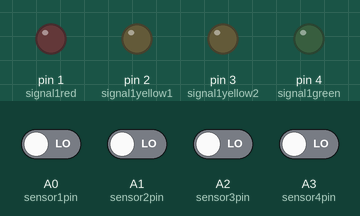
A sketch run on a simulated Arduino Uno, built with avr-gcc and run on an emulated ATmega328P. On the bench: output pins drawn as LEDs (lit = HIGH). The test bench sets the inputs (shaded band); at power-on: A0 (sensor1pin), A1 (sensor2pin), A2 (sensor3pin), A3 (sensor4pin) LOW.

Above: at 1.2 s.
1.3 s: A0 (sensor1pin) driven HIGH
At 1.7 s:
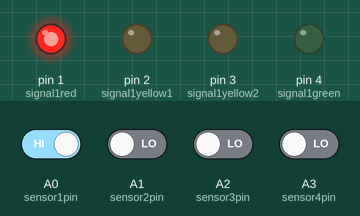
2.8 s: A1 (sensor2pin) driven HIGH
At 3.1 s:
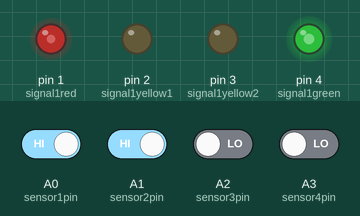
4.3 s: A2 (sensor3pin) driven HIGH
At 5.0 s:
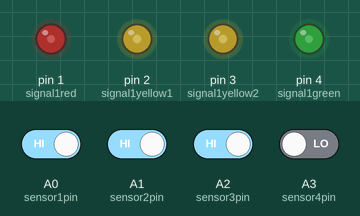
5.8 s: A3 (sensor4pin) driven HIGH
At 6.6 s:
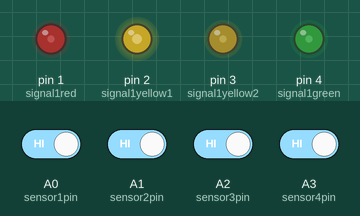
7.3 s: A0 (sensor1pin) driven LOW
At 8.5 s:
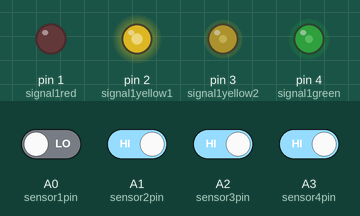
8.8 s: A1 (sensor2pin) driven LOW
At 10.1 s:
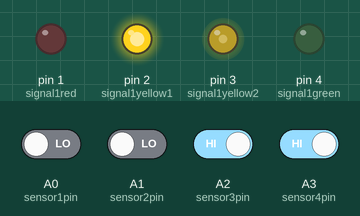
Timing chart, 0 to 11.3 s (numbered marks = the images above; inputs shaded):
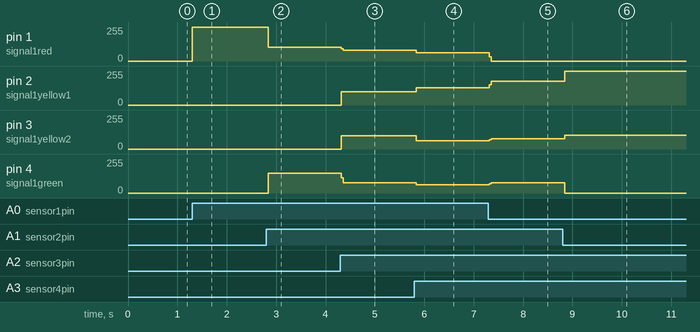

The sketch:

modelrailroad.ino
```cpp
const int sensor1pin = A0;
const int sensor2pin = A1;
const int sensor3pin = A2;
const int sensor4pin = A3;

const int signal1red = 1;
const int signal1yellow1 = 2;
const int signal1yellow2 = 3;
const int signal1green = 4;

//same for signal 2 to signal 4

void setup() {
  // put your setup code here, to run once:
  pinMode(sensor1pin, INPUT);
  pinMode(sensor2pin, INPUT);
  pinMode(sensor3pin, INPUT);
  pinMode(sensor4pin, INPUT);

  pinMode(signal1red, OUTPUT);
  pinMode(signal1yellow1, OUTPUT);
  pinMode(signal1yellow2, OUTPUT);
  pinMode(signal1green, OUTPUT);


}

void loop() {
  // put your main code here, to run repeatedly:
  /*signal1aspect(1);
  delay(1000);
  signal1aspect(2);
  delay(1000);
  signal1aspect(3);
  delay(1000);
  signal1aspect(4);
  delay(1000);*/

  if (digitalRead(sensor1pin) == HIGH){
    signal1aspect(1);
    signal2aspect(2);
    signal3aspect(3);
    signal4aspect(4);
  }
  if (digitalRead(sensor2pin) == HIGH){
    signal1aspect(4);
    signal2aspect(1);
    signal3aspect(2);
    signal4aspect(3);
  }
  if (digitalRead(sensor3pin) == HIGH){
    signal1aspect(3);
    signal2aspect(4);
    signal3aspect(1);
    signal4aspect(2);
  }
  if (digitalRead(sensor4pin) == HIGH){
    signal1aspect(2);
    signal2aspect(3);
    signal3aspect(4);
    signal4aspect(1);
  }
}


void signal1aspect(int aspect){
  //red = 1
  //yellow = 2
  //dobble yellow = 3
  //green = 4
  if (aspect == 1){
    digitalWrite(signal1red, HIGH);
    digitalWrite(signal1yellow1, LOW);
    digitalWrite(signal1yellow2, LOW);
    digitalWrite(signal1green, LOW);
  }
  if (aspect == 2){
    digitalWrite(signal1red, LOW);
    digitalWrite(signal1yellow1, HIGH);
    digitalWrite(signal1yellow2, LOW);
    digitalWrite(signal1green, LOW);
  }
  if (aspect == 3){
    digitalWrite(signal1red, LOW);
    digitalWrite(signal1yellow1, HIGH);
    digitalWrite(signal1yellow2, HIGH);
    digitalWrite(signal1green, LOW);
  }
  if (aspect == 4){
    digitalWrite(signal1red, LOW);
    digitalWrite(signal1yellow1, LOW);
    digitalWrite(signal1yellow2, LOW);
    digitalWrite(signal1green, HIGH);
  }

}
void signal2aspect(int aspect){

}
void signal3aspect(int aspect){

}
void signal4aspect(int aspect){

}
```

Measured:
- after the input at 1.3 s, pin 1 (signal1red): 0/255 → 255/255 at once
- after the input at 2.8 s, pin 1 (signal1red): 255/255 → 104/255 at once; pin 4 (signal1green): 0/255 → 150/255 at once
- after the input at 4.3 s, pin 1 (signal1red): 104/255 → 79/255 at once; pin 2 (signal1yellow1): 0/255 → 99/255 at once; pin 3 (signal1yellow2): 0/255 → 98/255 at once; pin 4 (signal1green): 150/255 → 78/255 at once
- after the input at 5.8 s, pin 1 (signal1red): 79/255 → 63/255 at once; pin 2 (signal1yellow1): 99/255 → 129/255 at once; pin 3 (signal1yellow2): 98/255 → 62/255 at once; pin 4 (signal1green): 78/255 → 63/255 at once
- after the input at 7.3 s, pin 1 (signal1red): 63/255 → 0/255 at once; pin 2 (signal1yellow1): 129/255 → 177/255 at once; pin 3 (signal1yellow2): 62/255 → 76/255 at once; pin 4 (signal1green): 63/255 → 78/255 at once
- after the input at 8.8 s, pin 2 (signal1yellow1): 177/255 → 255/255 at once; pin 3 (signal1yellow2): 76/255 → 102/255 at once; pin 4 (signal1green): 78/255 → 0/255 at once
